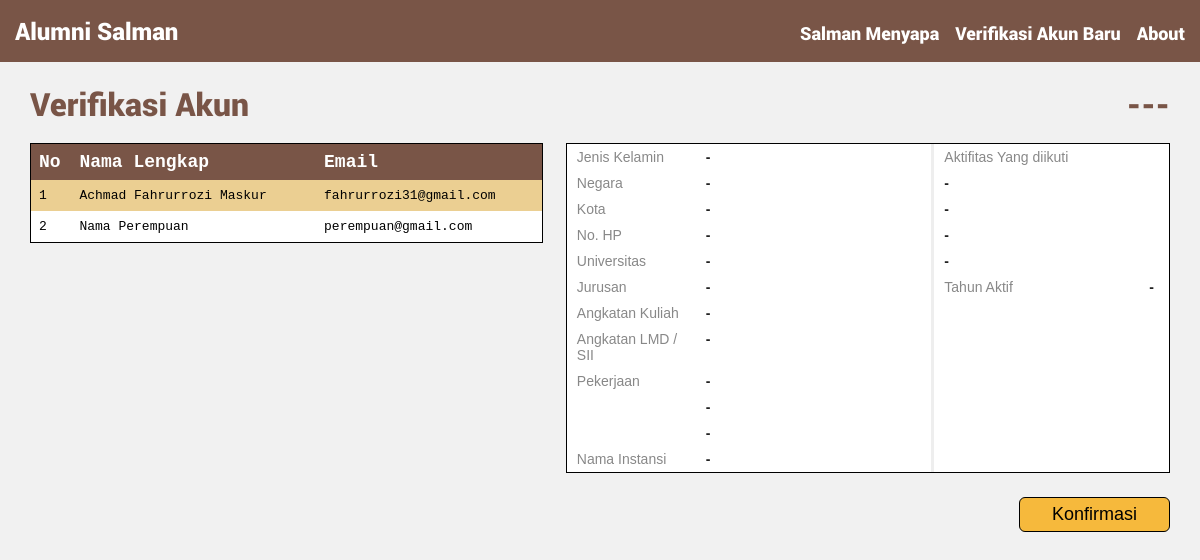
/verifikasi/ (signed in), run on an earlier commit of the app's database.
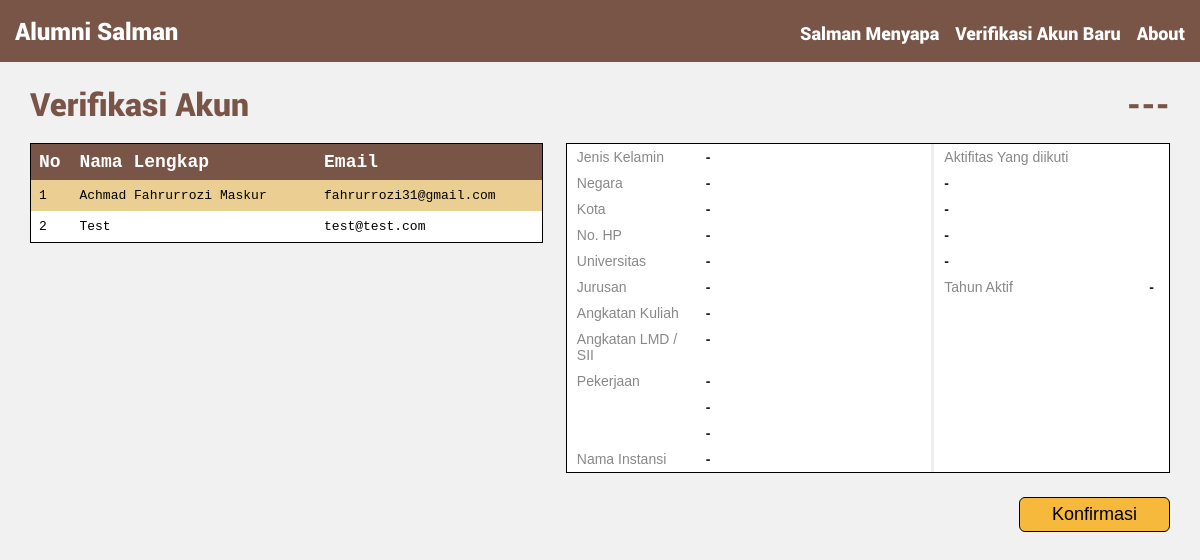
And on a later commit of the database.
### alumni/models.py (models this page shows)
class User(Model):
    nama = CharField(max_length=50, null=True)
    email = EmailField(max_length=30, null=True)
    gender = CharField(max_length=20, null=True)
    negara = CharField(max_length=20, null=True)
    kota = CharField(max_length=20, null=True)
    no_hp = CharField(max_length=12, null=True)
    univ = CharField(max_length=50, null=True)
    jurusan = CharField(max_length=50, null=True)
    ang_kuliah = CharField(max_length=5, null=True)
    ang_LMD = CharField(max_length=5, null=True)
    pekerjaan = TextField(null=True)
    instansi = CharField(max_length=30, null=True)
    aktifitas = TextField(null=True)
    tahun_aktif = CharField(max_length=20, null=True)
    verified = BooleanField(default=False)

### alumni/views.py (the view)
# urls.py: url(r'^verifikasi/$', views.verifikasi, name='verifikasi'),
def verifikasi(request):
    if request.user.is_authenticated:
        users = User.objects.all().filter(verified=False)
        context = {'users': users, 'usersJSON': serialize('json', User.objects.all().filter(verified=False), cls=LazyEncoder), 'counter': Counter()}
        return render(request, 'verifikasi.html', context)
    else:
        return redirect("/login/")

### alumni/templates/verifikasi.html (shortened to what this page needs)
{% extends "base.html" %}
{% block content %}
<div class="verif-content1">
    <h1 style="font-family: Roboto-Black; color: #795547;">Verifikasi Akun</h1>
    <br>
    <table class="verif-table2">
      <tr style="color: white; font-size: 18px;">
        <th style="width: 8%;">No</th>
        <th>Nama Lengkap</th>
        <th>Email</th>
      </tr>
      {% for user in users %}
          <tr>
            <td>{{ forloop.counter }}</td>
            <td>{{ user.nama }}</td>
            <td>{{ user.email }}</td>
          </tr>
      {% endfor %}
    </table>
</div>
<div class="verif-content2">
    <h1 style="font-family: Roboto-Black; color: #795547; text-align: right;" id="verif-nama">---</h1>
    <br>
    <table class="tg" style="table-layout: fixed; width: 100%">
    <colgroup>
    <col style="width: 110px">
    <col style="width: 200px">
    <col style="width: 3px">
    <col style="width: 100px">
    <col style="width: 100px">
    </colgroup>
      <tr>
        <td class="tg-4d50">Jenis Kelamin</td>
        <td class="tg-5xe6" id="verif-gender">-</td>
        <td class="tg-garis"></td>
        <td class="tg-4d50" colspan="2">Aktifitas Yang diikuti</td>
      </tr>
      <tr>
        <td class="tg-4d50">Negara</td>
        <td class="tg-5xe6" id="verif-negara">-</td>
        <td class="tg-garis"></td>
        <td class="tg-5xe6" id="verif-aktifitas-1" colspan="2">-</td>
      </tr>
      <tr>
        <td class="tg-4d50">Kota</td>
        <td class="tg-5xe6" id="verif-kota">-</td>
        <td class="tg-garis"></td>
        <td class="tg-5xe6" id="verif-aktifitas-2" colspan="2">-</td>
      </tr>
      <tr>
        <td class="tg-4d50">No. HP</td>
        <td class="tg-5xe6" id="verif-no_hp">-</td>
        <td class="tg-garis"></td>
        <td class="tg-5xe6" id="verif-aktifitas-3" colspan="2">-</td>
      </tr>
      <tr>
        <td class="tg-4d50">Universitas</td>
        <td class="tg-5xe6" id="verif-univ">-</td>
        <td class="tg-garis"></td>
        <td class="tg-5xe6" id="verif-aktifitas-4" colspan="2">-</td>
      </tr>
      <tr>
        <td class="tg-4d50">Jurusan</td>
        <td class="tg-5xe6" id="verif-jurusan">-</td>
        <td class="tg-garis"></td>
        <td class="tg-4d50">Tahun Aktif</td>
        <td class="tg-jjuf" id="verif-tahun_aktif">-</td>
      </tr>
      <tr>
        <td class="tg-4d50">Angkatan Kuliah</td>
        <td class="tg-5xe6" id="verif-ang_kuliah">-</td>
        <td class="tg-garis"></td>
        <td class="tg-eh2d"></td>
        <td class="tg-eh2d"></td>
      </tr>
      <tr>
        <td class="tg-4d50">Angkatan LMD / SII</td>
        <td class="tg-5xe6" id="verif-ang_LMD">-</td>
        <td class="tg-garis"></td>
        <td class="tg-eh2d"></td>
        <td class="tg-eh2d"></td>
      </tr>
      <tr>
        <td class="tg-4d50">Pekerjaan</td>
        <td class="tg-5xe6" id="verif-pekerjaan-1">-</td>
        <td class="tg-garis"></td>
        <td class="tg-eh2d"></td>
        <td class="tg-eh2d"></td>
      </tr>
      <tr>
        <td class="tg-4d50"></td>
        <td class="tg-5xe6" id="verif-pekerjaan-2">-</td>
        <td class="tg-garis"></td>
        <td class="tg-eh2d"></td>
        <td class="tg-eh2d"></td>
      </tr>
      <tr>
        <td class="tg-4d50"></td>
        <td class="tg-5xe6" id="verif-pekerjaan-3">-</td>
        <td class="tg-garis"></td>
        <td class="tg-eh2d"></td>
        <td class="tg-eh2d"></td>
      </tr>
      <tr>
        <td class="tg-4d50">Nama Instansi</td>
        <td class="tg-5xe6" id="verif-instansi">-</td>
        <td class="tg-garis"></td>
        <td class="tg-eh2d"></td>
        <td class="tg-eh2d"></td>
      </tr>
    </table>
    <button onclick="alert(1)" class="buttonConfirm"><span>Konfirmasi </span></button>
</div>
{% endblock %}

What changed in the data, as far as the page shows it:
no longer on this page (row edited): User: nama "Nama Perempuan", email "perempuan@gmail.com"
added User: nama "Test", email "test@test.com"
